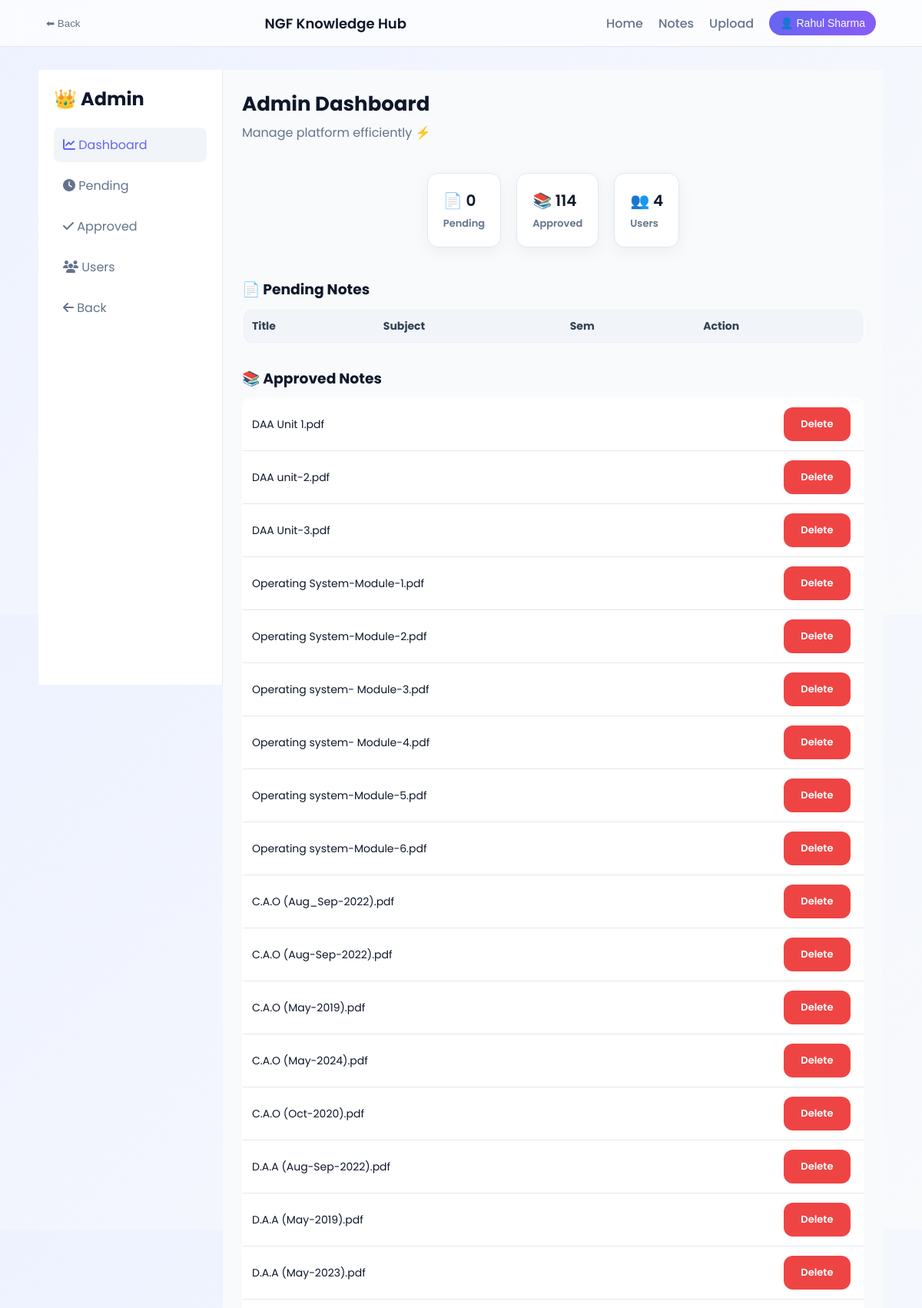
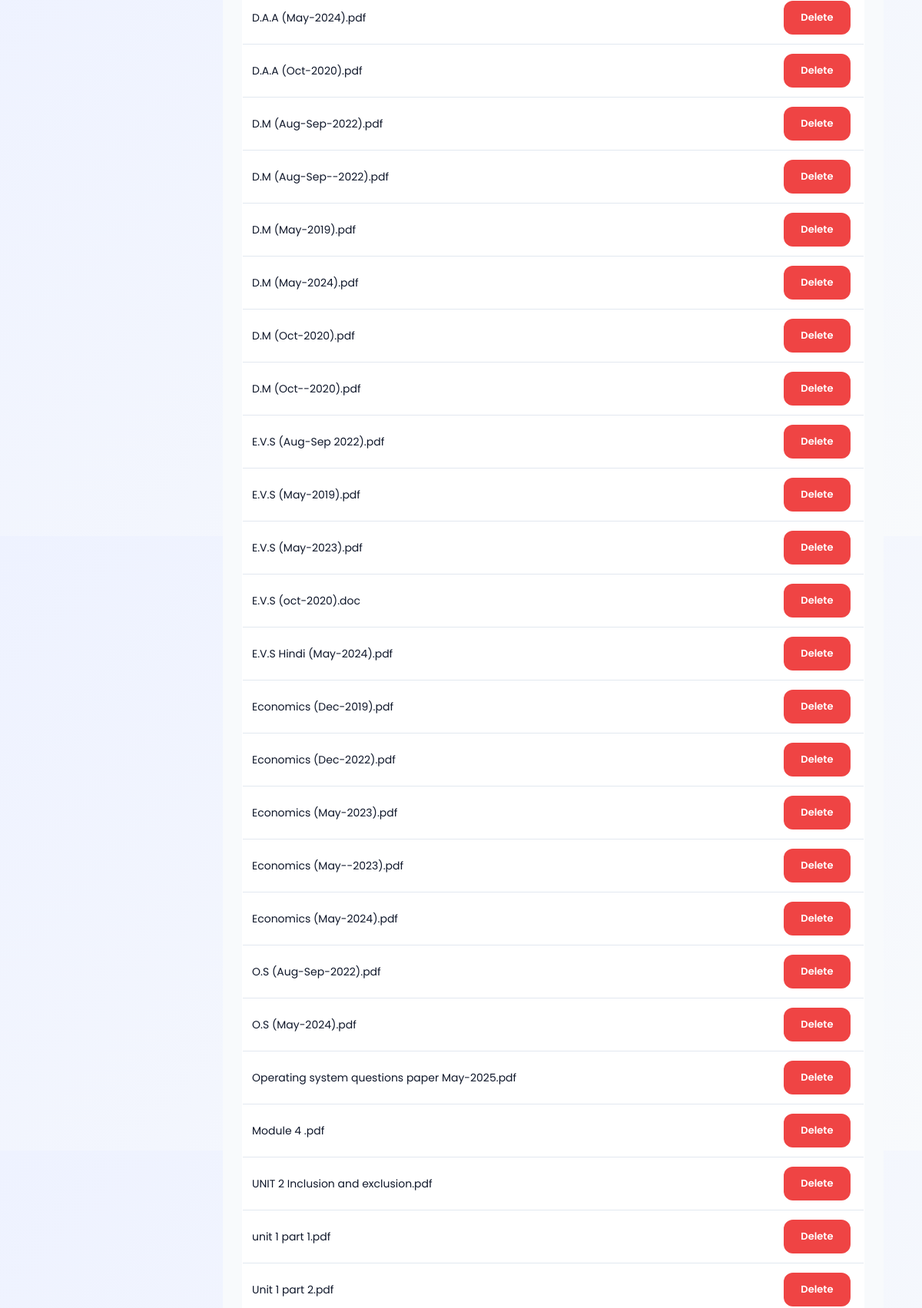
/admin (signed in, upper part), run on the app's committed database (2 pictures, top to bottom).
### tables this page shows
CREATE TABLE notes(
        id INTEGER PRIMARY KEY AUTOINCREMENT,
        title TEXT NOT NULL,
        filename TEXT NOT NULL,
        subject TEXT NOT NULL,
        semester INTEGER NOT NULL,
        uploaded_by TEXT NOT NULL,
        status TEXT NOT NULL DEFAULT 'pending',
        downloads INTEGER DEFAULT 0,
        created_at TIMESTAMP DEFAULT CURRENT_TIMESTAMP
    , share_id TEXT, unit TEXT, teacher TEXT);

### app.py (the view)
@app.route("/admin")
def admin():
    if not login_required():
        return login_required_redirect()
    if not admin_required():
        return "⛔ Access Denied"
    conn = get_db_connection()
    cur = conn.cursor()
    cur.execute("SELECT * FROM notes WHERE status='pending'")
    pending_notes = cur.fetchall()
    cur.execute("SELECT * FROM notes WHERE status='approved'")
    approved_notes = cur.fetchall()
    cur.execute("SELECT * FROM users")
    users = cur.fetchall()
    conn.close()
    return render_template(
        "admin.html",
        pending_notes=pending_notes,
        approved_notes=approved_notes,
        users=users
    )

### app.py (called while the page is built)
def get_db_connection():
    conn = sqlite3.connect(Config.DATABASE)
    conn.row_factory = sqlite3.Row
    return conn

def login_required():
    return "user" in session

def admin_required():
    return session.get("role") == "admin"

### templates/admin.html (shortened to what this page needs)
{% extends "base.html" %}
{% block content %}
<div class="admin-layout">
  <aside class="sidebar">
    <h2>👑 Admin</h2>
    <a href="#" class="active"><i class="fas fa-chart-line"></i> Dashboard</a>
    <a href="#pending"><i class="fas fa-clock"></i> Pending</a>
    <a href="#approved"><i class="fas fa-check"></i> Approved</a>
    <a href="#users"><i class="fas fa-users"></i> Users</a>
    <a href="/dashboard"><i class="fas fa-arrow-left"></i> Back</a>
  </aside>
  <main class="admin-main">
    <div class="admin-header">
      <h1>Admin Dashboard</h1>
      <p>Manage platform efficiently ⚡</p>
    </div>
    <div class="stats">
      <div class="stat-card">📄 {{pending_notes|length}} <span>Pending</span></div>
      <div class="stat-card">📚 {{approved_notes|length}} <span>Approved</span></div>
      <div class="stat-card">👥 {{users|length}} <span>Users</span></div>
    </div>
    <div class="section" id="pending">
      <h3>📄 Pending Notes</h3>
      <table>
        <tr>
          <th>Title</th>
          <th>Subject</th>
          <th>Sem</th>
          <th>Action</th>
        </tr>
      </table>
    </div>
    <div class="section" id="approved">
      <h3>📚 Approved Notes</h3>
      <table>
        {% for n in approved_notes %}
        <tr>
          <td>{{n['title']}}</td>
          <td>
            <a href="/delete/{{n['id']}}" class="btn danger">Delete</a>
          </td>
        </tr>
        {% endfor %}
      </table>
    </div>
  </main>
</div>
{% endblock %}

### static/css/style.css (style rules this page uses)
:root { --primary: #6366f1; --secondary: #8b5cf6; --accent: #06b6d4; --bg: #f8fafc; --card: #ffffff; --text: #0f172a; --muted: #64748b; --border: #e2e8f0; --radius: 12px; --shadow: 0 8px 30px rgba(0,0,0,0.08); --transition: all 0.25s ease; }
* { margin: 0; padding: 0; box-sizing: border-box; }
body { font-family: 'Poppins', sans-serif; background: var(--bg); color: var(--text); }
.admin-layout { display: flex; min-height: 100vh; }
.sidebar { width: 240px; background: #ffffff; border-right: 1px solid #e2e8f0; padding: 20px; position: sticky; top: 0; height: 100vh; }
.sidebar h2 { margin-bottom: 20px; }
.sidebar a { display: block; padding: 10px 12px; border-radius: 8px; text-decoration: none; color: #64748b; margin-bottom: 8px; transition: all 0.2s ease; }
.sidebar a:hover, .sidebar a.active { background: #f1f5f9; color: #6366f1; }
.admin-main { flex: 1; padding: 25px; background: #f8fafc; }
.admin-header h1 { font-size: 26px; }
.admin-header p { color: #64748b; margin-top: 5px; }
.stats { display: grid; grid-template-columns: repeat(auto-fit, minmax(180px, 1fr)); gap: 20px; margin: 25px 0; }
.stat-card { background: #fff; padding: 20px; border-radius: 14px; border: 1px solid #e2e8f0; box-shadow: 0 6px 20px rgba(0,0,0,0.05); font-size: 20px; font-weight: 600; transition: all 0.3s ease; }
.stat-card span { display: block; font-size: 13px; color: #64748b; margin-top: 5px; }
.section { margin-top: 30px; }
.section h3 { margin-bottom: 10px; }
table { width: 100%; border-collapse: collapse; background: #fff; border-radius: 12px; overflow: hidden; border: 1px solid #e2e8f0; }
th, td { padding: 12px; text-align: left; font-size: 14px; }
th { background: #f1f5f9; color: #334155; }
tr { border-bottom: 1px solid #e2e8f0; }
.btn { padding: 6px 12px; border-radius: 6px; font-size: 13px; text-decoration: none; margin-right: 5px; display: inline-block; transition: all 0.2s ease; }
.btn.danger { background: #ef4444; color: white; }
.stats { display: flex; justify-content: center; gap: 20px; margin: 40px 0; flex-wrap: wrap; }
body { background: linear-gradient(135deg, #eef2ff, #f8fafc); }
.btn { display: block; text-align: center; padding: 12px; border-radius: 12px; text-decoration: none; font-weight: 600; transition: all 0.25s ease; cursor: pointer; }

### data on the page
notes: title "DAA Unit 1.pdf"
notes: title "DAA unit-2.pdf"
notes: title "DAA Unit-3.pdf"
notes: title "Operating System-Module-1.pdf"
notes: title "Operating System-Module-2.pdf"
notes: title "Operating system- Module-3.pdf"
notes: title "Operating system- Module-4.pdf"
notes: title "Operating system-Module-5.pdf"
notes: title "Operating system-Module-6.pdf"
notes: title "C.A.O (Aug_Sep-2022).pdf"
notes: title "C.A.O (Aug-Sep-2022).pdf"
notes: title "C.A.O (May-2019).pdf"
notes: title "C.A.O (May-2024).pdf"
notes: title "C.A.O (Oct-2020).pdf"
notes: title "D.A.A (Aug-Sep-2022).pdf"
notes: title "D.A.A (May-2019).pdf"
notes: title "D.A.A (May-2023).pdf"
notes: title "D.A.A (May-2024).pdf"
notes: title "D.A.A (Oct-2020).pdf"
notes: title "D.M (Aug-Sep-2022).pdf"
notes: title "D.M (Aug-Sep--2022).pdf"
notes: title "D.M (May-2019).pdf"
notes: title "D.M (May-2024).pdf"
notes: title "D.M (Oct-2020).pdf"
notes: title "D.M (Oct--2020).pdf"
notes: title "E.V.S (Aug-Sep 2022).pdf"
notes: title "E.V.S (May-2019).pdf"
notes: title "E.V.S (May-2023).pdf"
notes: title "E.V.S (oct-2020).doc"
notes: title "E.V.S Hindi (May-2024).pdf"
notes: title "Economics (Dec-2019).pdf"
notes: title "Economics (Dec-2022).pdf"
notes: title "Economics (May-2023).pdf"
notes: title "Economics (May--2023).pdf"
notes: title "Economics (May-2024).pdf"
notes: title "O.S (Aug-Sep-2022).pdf"
notes: title "O.S (May-2024).pdf"
notes: title "Operating system questions paper May-2025.pdf"
notes: title "Module 4 .pdf"
notes: title "UNIT 2 Inclusion and exclusion.pdf"
notes: title "unit 1 part 1.pdf"
notes: title "Unit 1 part 2.pdf"

### other printed values
{{ session['user'] }} "Rahul Sharma"
{{ pending_notes|length }} "0"
{{ approved_notes|length }} "114"
{{ users|length }} "4"
